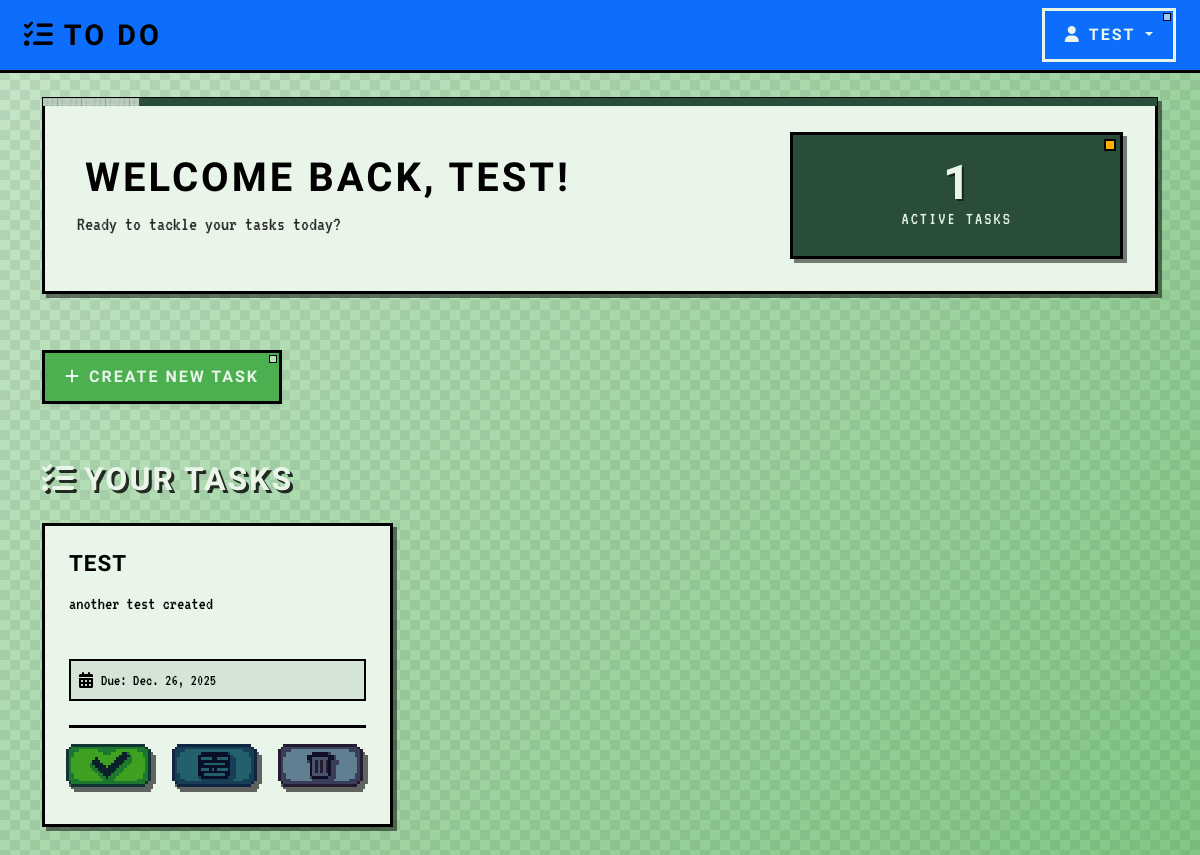
The page /15 (signed in) on the database as committed earlier.
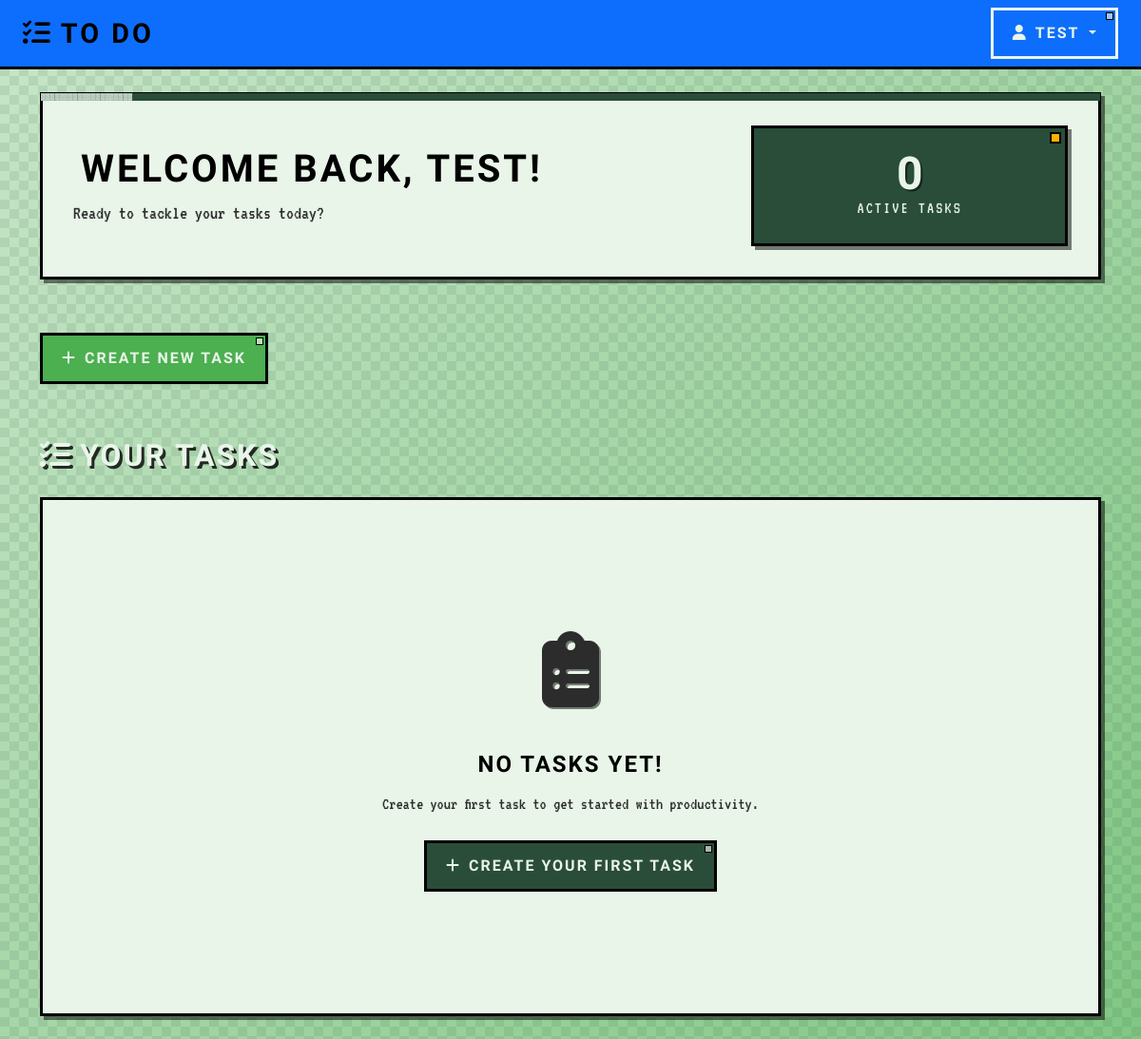
The same page on the database as committed later.
### tasks_app/models.py (models this page shows, shortened)
class Task(models.Model):
    name = models.CharField(max_length = 30)
    description = models.CharField(max_length = 85)
    deadline = models.DateField(null=True, blank=True)
    completed = models.BooleanField(default = False)
    user = models.ForeignKey(User, on_delete=models.CASCADE, related_name = 'tasks')

### tasks_app/views/general_views.py (the view)
# urls.py: path('<int:user_id>', views.user_tasks, name = 'main'),
def user_tasks(request, user_id, completed=False):
    if request.session.get('user_id') != user_id:
        return redirect('index')
    user = get_object_or_404(User, id=user_id)
    tasks = user.tasks.filter(completed=completed)
    template = "completed.html" if completed else "user.html"
    next_url = request.path
    return render(request, template, {
        'user': user,
        'tasks': tasks,
        'next': next_url
    })

### tasks_app/templates/user.html (shortened to what the changed rows need)
{% extends 'base.html' %}
{% load static %}
{% block content %}
<div class="dashboard-bg">
    <div class="container py-4">
        <div class="row mb-4">
            <div class="col-12">
                <div class="welcome-card">
                    <div class="row align-items-center">
                        <div class="col-md-8">
                            <h1 class="welcome-title mb-2">
                                Welcome back, {{user.username}}!
                            </h1>
                        </div>
                        <div class="col-md-4 text-md-end">
                            <div class="task-counter">
                                <span class="counter-number">{{tasks|length}}</span>
                                <span class="counter-label">Active Tasks</span>
                            </div>
                        </div>
                    </div>
                </div>
            </div>
        </div>
        <div class="row">
            <div class="col-12">
                <div class="section-header mb-4">
                    <h2 class="section-title">
                        <i class="fas fa-list-check me-2"></i>Your Tasks
                    </h2>
                </div>
                {% if tasks %}
                    <div class="tasks-grid">
                        {% for task in tasks %}
                        <div class="task-card">
                            <div class="task-header">
                                <h5 class="task-title">{{task.name}}</h5>
                            </div>
                            <div class="task-body">
                                <p class="task-description">{{task.description}}</p>
                                <div class="task-meta">
                                    <div class="due-date">
                                        <i class="fas fa-calendar-alt me-2"></i>
                                        <span>Due: {{task.deadline}}</span>
                                    </div>
                                </div>
                            </div>
                            <div class="task-actions">
                                <form method="POST" action="{% url 'modify_completition_task' user.id task.id %}?next={{ request.path }}" class="d-inline">
                                    <input type="image" class="action-icon" src="{% static 'Completado.png' %}" alt="Complete" width="90" title="Mark Complete">
                                </form>
                                <a href="{% url 'modify_task' user.id task.id %}?next={{ request.path }}">
                                    <img class="action-icon" src="{% static 'Modificar.png' %}" alt="Update" width="90" title="Edit Task">
                                </a>
                                <form method="POST" action="{% url 'delete_task' user.id task.id %}?next={{ request.path }}" class="d-inline">
                                    <input type="image" class="action-icon" src="{% static 'Eliminar.png' %}" alt="Delete" width="90" onclick="return confirm('Are you sure you want to delete this task?')" title="Delete Task">
                                </form>
                            </div>
                        </div>
                        {% endfor %}
                    </div>
                {% else %}
                    <div class="empty-state">
                        <div class="text-center py-5">
                            <div class="empty-icon mb-4">
                                <i class="fas fa-clipboard-list"></i>
                            </div>
                            <h3 class="empty-title mb-3">No tasks yet!</h3>
                            <p class="empty-text mb-4">Create your first task to get started with productivity.</p>
                            <a href="{% url 'create_task' user.id %}" class="btn btn-primary btn-lg">
                                <i class="fas fa-plus me-2"></i>Create Your First Task
                            </a>
                        </div>
                    </div>
                {% endif %}
            </div>
        </div>
    </div>
</div>
{% endblock %}

Rows that differ between the two databases and show on the page:
no longer on this page (row edited): Task: name "TEST", description "another test created", deadline "Dec. 26, 2025"
Other text that changed with them:
{{ tasks|length }}: "1" → "0"
text now shown: "NO TASKS YET! Create your first task to get started with productivity. CREATE YOUR FIRST TASK"
